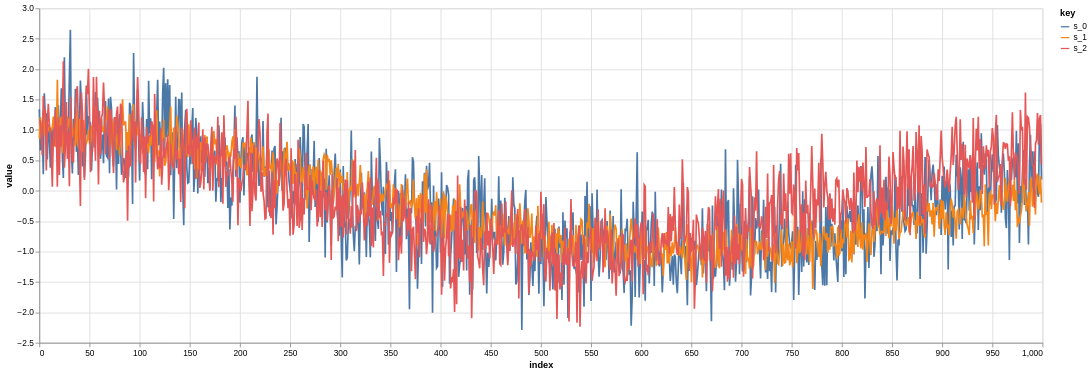

The notebook cell this image was saved under:
### Markdown cell above
Only the first `1,000` signals are kept

### Code cell
n_samples = 1_000
sample_signals = sample_signals[:, :n_samples]
trapallada.plot.signals_array(sample_signals)

### Figure 1 — Vega-Lite specification as saved in the notebook (floating-point values rounded to 4 significant figures; data arrays with more than 128 entries replaced by an {"elided": "..."} marker saying what was removed)
{"config": {"view": {"continuousWidth": 300, "continuousHeight": 300}}, "data": {"name": "data-ba40c9ec7f29cb8a2cadda2f28d4d276"}, "mark": {"type": "line"}, "encoding": {"color": {"field": "key", "type": "nominal"}, "x": {"field": "index", "type": "quantitative"}, "y": {"field": "value", "type": "quantitative"}}, "height": 400, "transform": [{"fold": ["s_0", "s_1", "s_2"]}], "width": 1200, "$schema": "https://vega.github.io/schema/vega-lite/v5.8.0.json", "datasets": {"data-ba40c9ec7f29cb8a2cadda2f28d4d276": {"elided": "1000 records"}}}
